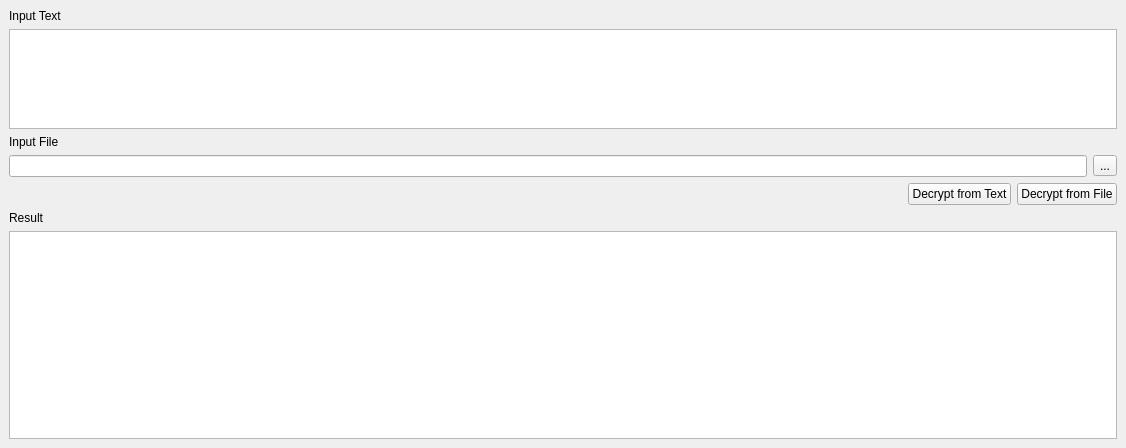
<?xml version="1.0" encoding="UTF-8"?>
<ui version="4.0">
 <class>MainWindow</class>
 <widget class="QMainWindow" name="MainWindow">
  <property name="geometry">
   <rect>
    <x>0</x>
    <y>0</y>
    <width>1126</width>
    <height>448</height>
   </rect>
  </property>
  <property name="windowTitle">
   <string>MainWindow</string>
  </property>
  <widget class="QWidget" name="centralwidget">
   <layout class="QGridLayout" name="gridLayout">
    <item row="4" column="0" colspan="3">
     <widget class="QLineEdit" name="le">
      <property name="readOnly">
       <bool>true</bool>
      </property>
     </widget>
    </item>
    <item row="4" column="3">
     <widget class="QToolButton" name="tb">
      <property name="text">
       <string>...</string>
      </property>
     </widget>
    </item>
    <item row="0" column="0" colspan="4">
     <widget class="QLabel" name="label_2">
      <property name="text">
       <string>Input Text</string>
      </property>
     </widget>
    </item>
    <item row="3" column="0">
     <widget class="QLabel" name="label">
      <property name="text">
       <string>Input File</string>
      </property>
     </widget>
    </item>
    <item row="5" column="1">
     <widget class="QPushButton" name="bt0">
      <property name="text">
       <string>Decrypt from Text</string>
      </property>
     </widget>
    </item>
    <item row="5" column="0">
     <spacer name="horizontalSpacer">
      <property name="orientation">
       <enum>Qt::Horizontal</enum>
      </property>
      <property name="sizeHint" stdset="0">
       <size>
        <width>40</width>
        <height>20</height>
       </size>
      </property>
     </spacer>
    </item>
    <item row="2" column="0" colspan="4">
     <widget class="QTextEdit" name="te">
      <property name="maximumSize">
       <size>
        <width>16777215</width>
        <height>100</height>
       </size>
      </property>
     </widget>
    </item>
    <item row="7" column="0" colspan="4">
     <widget class="LogWgt" name="log"/>
    </item>
    <item row="5" column="2" colspan="2">
     <widget class="QPushButton" name="bt1">
      <property name="text">
       <string>Decrypt from File</string>
      </property>
     </widget>
    </item>
    <item row="6" column="0" colspan="3">
     <widget class="QLabel" name="label_3">
      <property name="text">
       <string>Result</string>
      </property>
     </widget>
    </item>
   </layout>
  </widget>
 </widget>
 <customwidgets>
  <customwidget>
   <class>LogWgt</class>
   <extends>QTextBrowser</extends>
   <header>Log.h</header>
  </customwidget>
 </customwidgets>
 <resources/>
 <connections/>
</ui>
